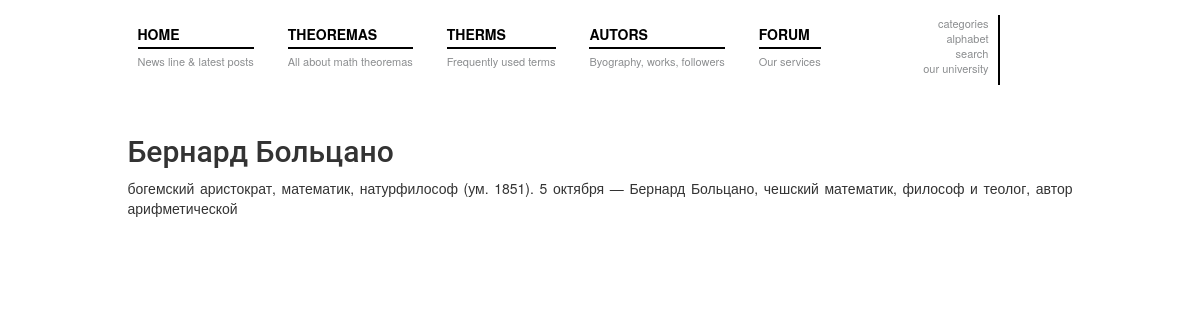
The app's page /author/4/ with its own data.
### matan/models.py (models this page shows, shortened)
class Author(models.Model):
    first_name = models.CharField(max_length=100, verbose_name=u'Имя')
    last_name = models.CharField(max_length=100, verbose_name=u'Фамилия')
    biagrafiya = models.TextField(verbose_name=u'Биаграфия')
    class Meta:
        ordering = ["last_name"]

### matan/views.py (the view)
# urls.py: url(r'^author/(?P<pk>\d+)/$', views.AuthorDetail.as_view(), name='author_detail'),
class AuthorDetail(DetailView):
    model = Author
    template_name = 'matan/author_detail.html'
    context_object_name = 'author'

### matan/templates/matan/author_detail.html (shortened to what this page needs)
{% extends 'matan/base.html' %}
{% block content %}
    {% if author %}
            <h2>{{ author.first_name }} {{ author.last_name }}</h2>
            <p class="text-justify">{{ author.biagrafiya }}</p>
    {% endif %}
{% endblock %}

### matan/static/css/custom.css (style rules this page uses)
html, body, div, span, applet, object, iframe, h1, h2, h3, h4, h5, h6, p, blockquote, pre, a, abbr, acronym, address, big, cite, code, del, dfn, em, img, ins, kbd, q, s, samp, small, strike, strong, sub, sup, tt, var, b, u, i, center, dl, dt, dd, ol, ul, li, fieldset, form, label, legend, table, caption, tbody, tfoot, thead, tr, th, td, article, aside, canvas, details, embed, figure, figcaption, footer, header, hgroup, menu, nav, output, ruby, section, summary, time, mark, audio, video { margin: 0; padding: 0; border: 0; font: inherit; font-size: 100%; vertical-align: baseline }
html { line-height: 1 }
body, html { min-width: 1071px }
html { -webkit-text-size-adjust: none; font-size: 62.5% }
body { font-size: 13px; font-family: DIN, sans-serif; color: #8c8e90 }

### matan/static/css/style.css (style rules this page uses)
h1, h2, h3, h4, h5, h6 { font-family: Roboto, Corbel, Avenir, 'Lucida Grande', 'Lucida Sans', sans-serif; }

### records on screen
Author: first_name "Бернард", last_name "Больцано", biagrafiya "богемский аристократ, математик, натурфилософ (ум. 1851). 5 октября — Бернард Больцано, чешский математик, философ и теолог, автор арифметической"
